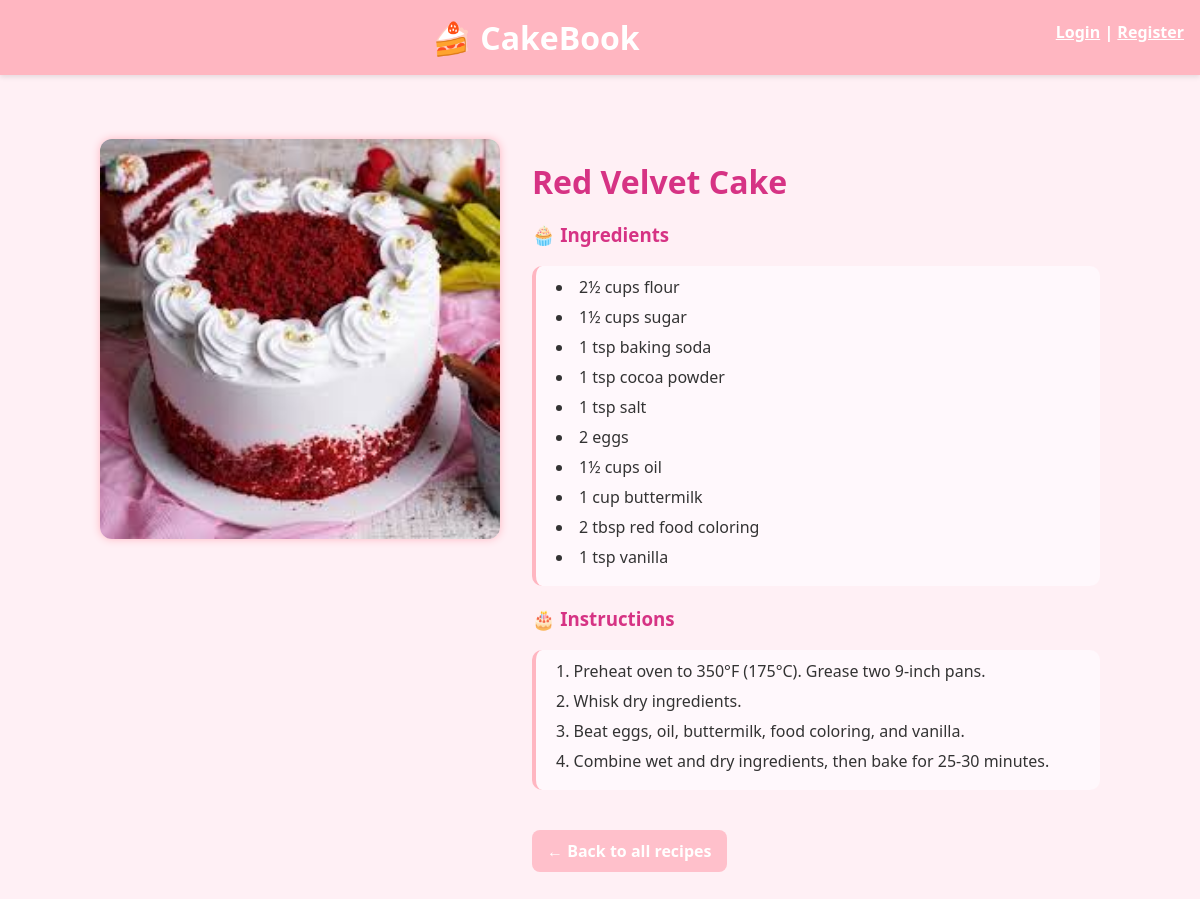
/recipe/4/, run on the app's committed database.
### recipes/models.py (models this page shows, shortened)
class CakeRecipe(models.Model):
    title = models.CharField(max_length=100)
    ingredients = models.TextField()
    instructions = models.TextField()
    image = models.ImageField(upload_to='cakes/', blank=True, null=True)

### recipes/views.py (the view)
# urls.py: path('recipe/<int:pk>/', views.recipe_detail, name='recipe_detail'),
def recipe_detail(request, pk):
    recipe = get_object_or_404(CakeRecipe, pk=pk)
    return render(request, 'recipes/recipe_detail.html', {'recipe': recipe})

### recipes/templates/recipes/recipe_detail.html
{% extends 'recipes/base.html' %}
{% block content %}
<div class="detail-container">
    {% if recipe.image %}
        <img src="{{ recipe.image.url }}" alt="{{ recipe.title }}" class="detail-img">
    {% endif %}
    <div class="detail-text">
        <h1>{{ recipe.title }}</h1>
        <h3>🧁 Ingredients</h3>
        <ul class="list">
            {% for line in recipe.ingredients.splitlines %}
                {% if line %}
                <li>{{ line }}</li>
                {% endif %}
            {% endfor %}
        </ul>
        <h3>🎂 Instructions</h3>
        <ol class="list">
            {% for step in recipe.instructions.splitlines %}
                {% if step %}
                <li>{{ step }}</li>
                {% endif %}
            {% endfor %}
        </ol>
        <a href="/" class="back-btn">← Back to all recipes</a>
    </div>
</div>
{% endblock %}

### recipes/static/recipes/styles.css (style rules this page uses)
body { background: #fff0f5; font-family: 'Segoe UI', sans-serif; color: #333; margin: 0; padding: 0; }
.detail-img { width: 100%; max-width: 600px; border-radius: 12px; margin-bottom: 1rem; box-shadow: 0 0 8px #ffb6c1; }
h1, h3 { color: #d63384; }
.list { background-color: #fff8fc; border-left: 4px solid #ffb6c1; padding: 10px 20px; margin: 10px 0 20px 0; border-radius: 10px; list-style-position: inside; font-size: 1rem; }
.list li { margin-bottom: 8px; }
.back-btn { display: inline-block; margin-top: 20px; padding: 10px 15px; background-color: #ffc0cb; color: #fff; border-radius: 8px; text-decoration: none; font-weight: bold; transition: background-color 0.2s ease; }
.detail-container { display: flex; gap: 2rem; align-items: flex-start; flex-wrap: wrap; margin-top: 2rem; }
.detail-img { width: 100%; max-width: 400px; height: auto; border-radius: 12px; box-shadow: 0 0 8px #ffb6c1; flex-shrink: 0; }
.detail-text { flex: 1; min-width: 280px; }
.detail-text h1 { color: #d63384; margin-bottom: 1rem; }

### data on the page
CakeRecipe: image (picture), title "Red Velvet Cake"

### other printed values
{{ line }} "2½ cups flour" "1½ cups sugar" "1 tsp baking soda" "1 tsp cocoa powder" "1 tsp salt" "2 eggs" "1½ cups oil" "1 cup buttermilk" "2 tbsp red food coloring" "1 tsp vanilla"
{{ step }} "Preheat oven to 350°F (175°C). Grease two 9-inch pans." "Whisk dry ingredients." "Beat eggs, oil, buttermilk, food coloring, and vanilla." "Combine wet and dry ingredients, then bake for 25-30 minutes."
